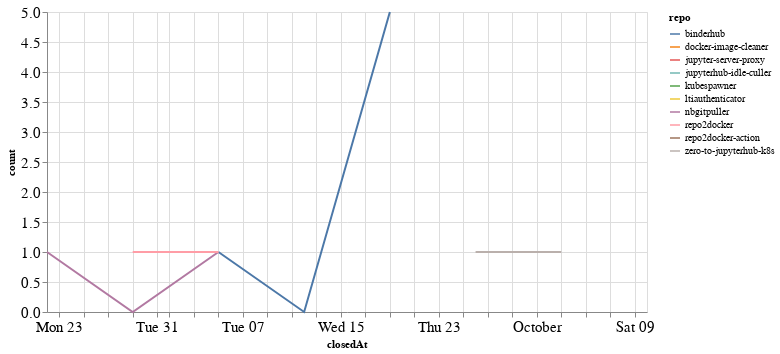

The notebook cell saved with this chart:
### Code cell
closed_by_time = closed_by.groupby('repo').resample('W', on='closedAt').count()['author'].reset_index()
closed_by_time = closed_by_time.rename(columns={'author': 'count'})

alt.Chart(closed_by_time, width=600).mark_line().encode(
    x='closedAt',
    y='count',
    color='repo',
    tooltip="repo"
)

### Figure 1 — Vega-Lite specification as saved in the notebook (floating-point values rounded to 4 significant figures)
{"config": {"axisLeft": {"labelFontSize": 15}, "axisBottom": {"labelFontSize": 15}}, "data": {"name": "data-0ccd9b3a632021e2947b20adbd6ef7ae"}, "mark": "line", "encoding": {"color": {"type": "nominal", "field": "repo"}, "tooltip": {"type": "nominal", "field": "repo"}, "x": {"type": "temporal", "field": "closedAt"}, "y": {"type": "quantitative", "field": "count"}}, "width": 600, "$schema": "https://vega.github.io/schema/vega-lite/v4.8.1.json", "datasets": {"data-0ccd9b3a632021e2947b20adbd6ef7ae": [{"repo": "binderhub", "closedAt": "2021-09-05T00:00:00", "count": 1}, {"repo": "binderhub", "closedAt": "2021-09-12T00:00:00", "count": 0}, {"repo": "binderhub", "closedAt": "2021-09-19T00:00:00", "count": 5}, {"repo": "docker-image-cleaner", "closedAt": "2021-09-19T00:00:00", "count": 2}, {"repo": "jupyter-server-proxy", "closedAt": "2021-08-29T00:00:00", "count": 2}, {"repo": "jupyterhub-idle-culler", "closedAt": "2021-09-26T00:00:00", "count": 1}, {"repo": "kubespawner", "closedAt": "2021-10-10T00:00:00", "count": 1}, {"repo": "ltiauthenticator", "closedAt": "2021-09-05T00:00:00", "count": 1}, {"repo": "nbgitpuller", "closedAt": "2021-08-22T00:00:00", "count": 1}, {"repo": "nbgitpuller", "closedAt": "2021-08-29T00:00:00", "count": 0}, {"repo": "nbgitpuller", "closedAt": "2021-09-05T00:00:00", "count": 1}, {"repo": "repo2docker", "closedAt": "2021-08-29T00:00:00", "count": 1}, {"repo": "repo2docker", "closedAt": "2021-09-05T00:00:00", "count": 1}, {"repo": "repo2docker-action", "closedAt": "2021-09-19T00:00:00", "count": 1}, {"repo": "zero-to-jupyterhub-k8s", "closedAt": "2021-09-26T00:00:00", "count": 1}, {"repo": "zero-to-jupyterhub-k8s", "closedAt": "2021-10-03T00:00:00", "count": 1}]}}
